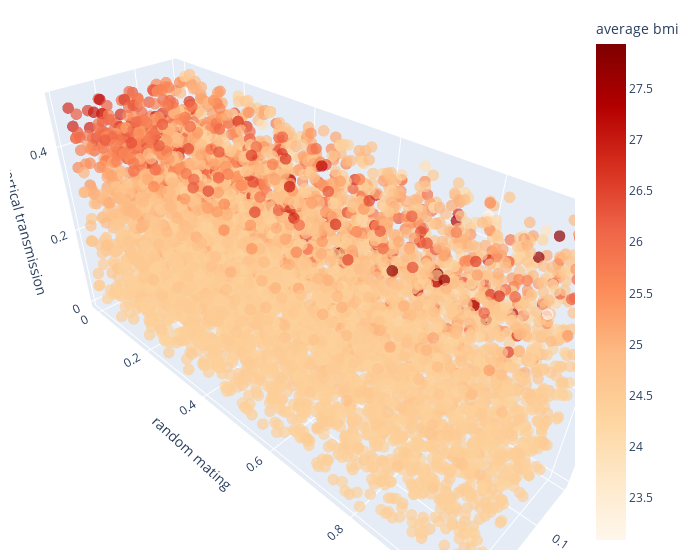

The notebook cell this image was saved under:
### Markdown cell above
## Averarage BMI

### Code cell
ef = Sensitivity(problem, df['average_bmi'], X)
ef.score('efast')
ef.plot(save=True, filepath= plots_path + 'vt-efast-average-bmi-test.pdf',
    move=True, moving_path= '../manuscript/plots/')
ef.plot3D(labels={'outcome':'average bmi', 'y':'random mating', 'x':'fertility', 'z':'vertical transmission'})

sav['ef_average_s1'] = ef.tabval('S1')
sav['ef_average_st'] = ef.tabval('ST')

### Figure 1 — Plotly figure (JSON) as saved in the notebook; plotly's stock layout.template omitted (floating-point values rounded to 4 significant figures; data arrays with more than 128 entries replaced by an {"elided": "..."} marker saying what was removed)
{"data": [{"hovertemplate": "p_fertility_factor=%{x}<br>p_random_mating=%{y}<br>p_vertical_trans_variance=%{z}<br>average_bmi=%{marker.color}<extra></extra>", "legendgroup": "", "marker": {"color": {"elided": "6000 float values"}, "coloraxis": "coloraxis", "opacity": 0.7, "size": 4, "symbol": "circle"}, "mode": "markers", "name": "", "scene": "scene", "showlegend": false, "type": "scatter3d", "x": {"elided": "6000 float values"}, "y": {"elided": "6000 float values"}, "z": {"elided": "6000 float values"}}], "layout": {"coloraxis": {"colorbar": {"title": {"text": "average bmi"}}, "colorscale": [[0.0, "rgb(255,247,236)"], [0.125, "rgb(254,232,200)"], [0.25, "rgb(253,212,158)"], [0.375, "rgb(253,187,132)"], [0.5, "rgb(252,141,89)"], [0.625, "rgb(239,101,72)"], [0.75, "rgb(215,48,31)"], [0.875, "rgb(179,0,0)"], [1.0, "rgb(127,0,0)"]]}, "legend": {"tracegroupgap": 0}, "margin": {"b": 10, "l": 10, "r": 20, "t": 10}, "scene": {"domain": {"x": [0.0, 1.0], "y": [0.0, 1.0]}, "xaxis": {"title": {"text": "fertility"}}, "yaxis": {"title": {"text": "random mating"}}, "zaxis": {"title": {"text": "vertical transmission"}}}, "width": 700}}
